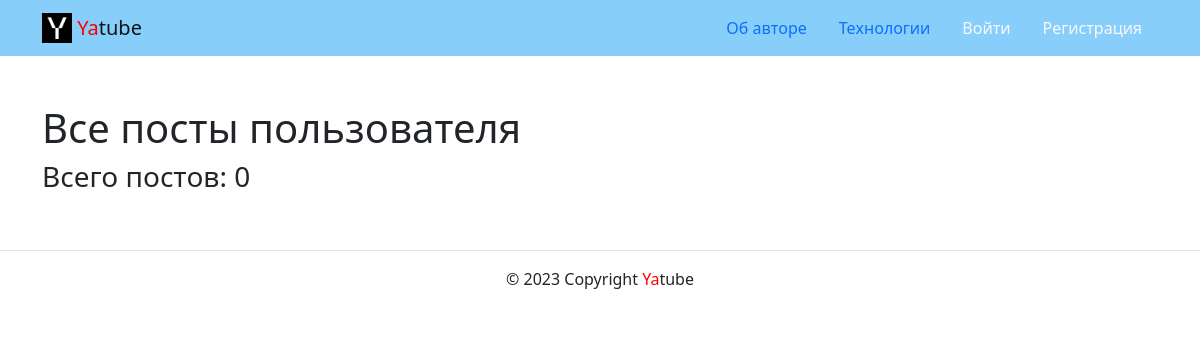
/profile/admin/, run on an earlier commit of the app's database.
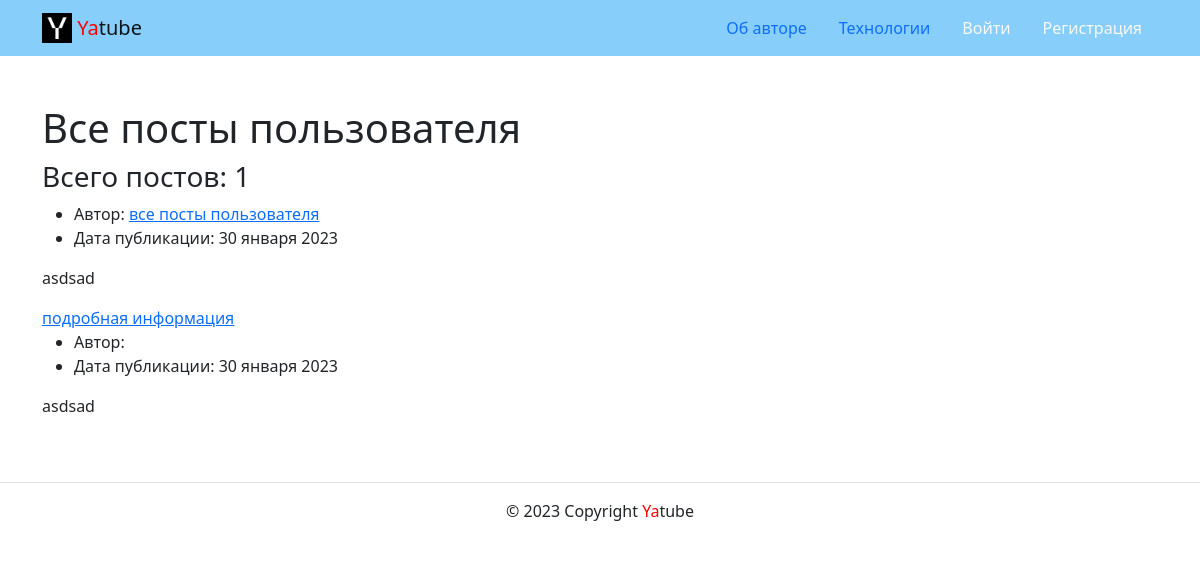
And on a later commit of the database.
### posts/models.py (models this page shows)
class Post(models.Model):
    text = models.TextField(verbose_name='Текст')
    pub_date = models.DateTimeField(auto_now_add=True)
    author = models.ForeignKey(
        User,
        on_delete=models.CASCADE,
        related_name='posts'
    )
    group = models.ForeignKey(
        Group,
        on_delete=models.SET_NULL,
        blank=True,
        null=True,
        related_name='posts',
        verbose_name='Группа',
    )

### posts/views.py (the view)
# urls.py: path('profile/<str:username>/', views.profile, name='profile'),
def profile(request, username):
    user = get_object_or_404(User, username=username)
    post_list = Post.objects.all().filter(author__exact=user)
    page_obj = my_paginator(request, post_list)
    context = {
        'author': user,
        'page_obj': page_obj,
    }
    return render(request, 'posts/profile.html', context)

### core/context_processors/year.py (called while the page is built)
def year(request):
    currentYear = datetime.now().year
    return {'year': currentYear}

### posts/utils.py (called while the page is built)
def my_paginator(request, post_list):
    paginator = Paginator(post_list, 10)
    page_number = request.GET.get('page')
    return paginator.get_page(page_number)

### templates/posts/profile.html (shortened to what this page needs)
{% extends 'base.html' %}
{% block content %}
<h1>Все посты пользователя {{author.get_full_name}} </h1>
<h3>Всего постов: {{author.posts.count}} </h3>
{% for post in page_obj %}
  <article>
  <ul>
    <li>
        Автор: {{ post.author.get_full_name }}
     <a href="{% url 'posts:profile' post.author.username %}">все посты пользователя</a>
    </li>
    <li>
      Дата публикации: {{ post.pub_date|date:"d E Y" }}
    </li>
  </ul>
  <p>{{ post.text|linebreaksbr }}</p>
  <a href="{% url 'posts:post_detail' post.id %}">подробная информация </a>
  </article>
{% endfor %}
{% for post in page_obj %}
  {% include 'includes/post.html' %}
{% endfor %}
{% endblock %}

### templates/includes/post.html
<article>
  <ul>
    <li>
      Автор: {{ post.author.get_full_name }}
    </li>
    <li>
      Дата публикации: {{ post.pub_date|date:"d E Y" }}
    </li>
  </ul>
  <p>{{ post.text|linebreaksbr }}</p>
  </article>

What changed in the data, as far as the page shows it:
added Post: pub_date "30 января 2023", text "asdsad"
Also different on the page:
{{ author.posts.count }}: "0" → "1"
